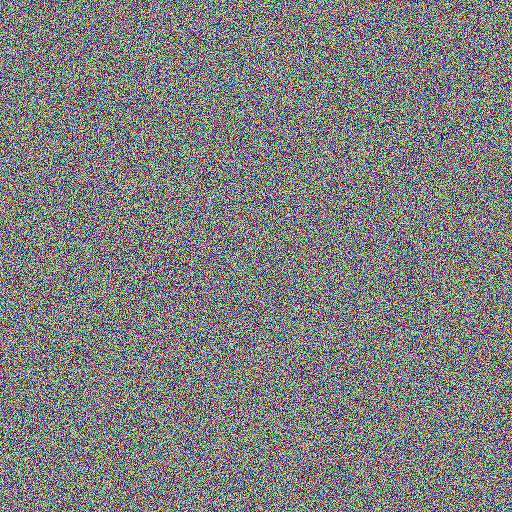
#> input picture tmp_images/random.jpg, 512 x 512 px; its folder holds only this picture in this run
$ python -i blur_detector.py   (imports and definitions only)   (older library calls are emulated)
#> lines starting #> are read from the running program, lines starting #| are printed output that depends on the picture
"""
Blur Detection Module.

Uses OpenCV Laplacian variance to estimate image sharpness and detect blur.
"""
'''from typing import Any, Tuple

import cv2
import numpy as np
from PIL import Image
from loguru import logger


def detect_blur(image: Image.Image, threshold: float = 150.0) -> Tuple[bool, float, float | None, dict]:
    """
    Detect blur using multi-metric analysis:
    1. Spatial resolution scale normalization (ref reference 512px diagonal)
    2. Tile-based (4x4) sharpness variation (detecting sparse high-edge text vs uniform blur)
    3. High-frequency detail ratio (fine texture vs primary edges)
    4. Combined normalized blur score in [0, 1]

    Args:
        image: PIL Image (RGB).
        threshold: Base Laplacian variance threshold (default 250.0).

    Returns:
        Tuple of (is_blurry: bool, severity: float [0.0-1.0], confidence, details_dict)
    """
    np_img = np.array(image)
    if np_img.ndim == 3:
        gray = cv2.cvtColor(np_img, cv2.COLOR_RGB2GRAY)
    else:
        gray = np_img.copy()

    h, w = gray.shape[:2]
    diag = np.sqrt(w * w + h * h)
    # Scale factor relative to reference 512x512 image (diag ~ 724)
    ref_diag = np.sqrt(512**2 + 512**2)
    resolution_scale = float(diag / ref_diag)

    # 1. Global Metrics (Raw)
    smoothed = cv2.GaussianBlur(gray, (3, 3), 0)
    laplacian_map = cv2.Laplacian(smoothed, cv2.CV_64F)
    laplacian_var = float(laplacian_map.var())

    sobel_x = cv2.Sobel(gray, cv2.CV_64F, 1, 0, ksize=3)
    sobel_y = cv2.Sobel(gray, cv2.CV_64F, 0, 1, ksize=3)
    mag_sq = sobel_x**2 + sobel_y**2
    tenengrad_var = float(np.mean(mag_sq))

    # Scale-normalized metrics (smaller images have fewer total samples/shorter gradients)
    norm_laplacian = laplacian_var / max(resolution_scale**2, 0.1)
    norm_tenengrad = tenengrad_var / max(resolution_scale**2, 0.1)

    # 2. Tile-Based Local Sharpness Analysis (4x4 Grid)
    grid_rows, grid_cols = 4, 4
    tile_h, tile_w = h // grid_rows, w // grid_cols
    tile_sharpnesses = []

    if tile_h >= 8 and tile_w >= 8:
        for r in range(grid_rows):
            for c in range(grid_cols):
                tile = smoothed[r*tile_h:(r+1)*tile_h, c*tile_w:(c+1)*tile_w]
                tile_var = float(cv2.Laplacian(tile, cv2.CV_64F).var())
                tile_sharpnesses.append(tile_var)
    else:
        tile_sharpnesses = [laplacian_var]

    tile_p10 = float(np.percentile(tile_sharpnesses, 10))
    tile_p50 = float(np.percentile(tile_sharpnesses, 50))
    tile_p90 = float(np.percentile(tile_sharpnesses, 90))
    tile_std = float(np.std(tile_sharpnesses))

    # 3. High-Frequency / Fine-Detail Energy Ratio
    # Compare fine Laplacian energy (kernel size 1/3) vs coarse gradient energy
    high_freq_map = np.abs(laplacian_map)
    high_freq_energy = float(np.mean(high_freq_map))
    grad_energy = float(np.mean(np.sqrt(mag_sq) + 1e-5))
    fine_detail_ratio = float(high_freq_energy / (grad_energy + 1e-5))

    # 4. Multi-Metric Blur Decision Logic
    # Effective threshold scaled by resolution
    scaled_thresh = threshold * (resolution_scale**2)

    # Blur signals:
    # A. Global raw Laplacian or normalized Laplacian below low-pass threshold factor (0.25)
    global_blur_sub = (laplacian_var < (threshold * 0.25)) or (norm_laplacian < (threshold * 0.25))
    # B. Median tile sharpness is low relative to resolution
    median_tile_blur = tile_p50 < (scaled_thresh * 0.8)
    # C. Severe sub-pixel fine detail loss (fine_detail_ratio < 0.11 AND tile_p50 < threshold * 1.5)
    fine_detail_blur = (fine_detail_ratio < 0.11) and (tile_p50 < threshold * 1.5)

    # Image is considered blurry if global metric triggers OR local tile sharpness is low AND fine detail is lost
    is_blurry = global_blur_sub or fine_detail_blur or (median_tile_blur and fine_detail_ratio < 0.25)

    # Compute continuous severity [0.0, 1.0]
    # Blend normalized global laplacian and median tile sharpness
    ref_thresh = max(threshold, 1.0)
    lap_score = float(np.clip(1.0 - (norm_laplacian / ref_thresh), 0.0, 1.0))
    tile_score = float(np.clip(1.0 - (tile_p50 / (scaled_thresh + 1e-5)), 0.0, 1.0))
    fine_score = float(np.clip((0.35 - fine_detail_ratio) / 0.35, 0.0, 1.0)) if fine_detail_ratio < 0.35 else 0.0

    if is_blurry:
        severity = float(np.clip(0.5 * lap_score + 0.3 * tile_score + 0.2 * fine_score, 0.15, 1.0))
    else:
        severity = 0.0

    details = {
        "laplacian_variance": round(laplacian_var, 3),
        "tenengrad_variance": round(tenengrad_var, 3),
        "norm_laplacian": round(norm_laplacian, 3),
        "norm_tenengrad": round(norm_tenengrad, 3),
        "resolution_scale": round(resolution_scale, 3),
        "tile_p10": round(tile_p10, 3),
        "tile_p50": round(tile_p50, 3),
        "tile_p90": round(tile_p90, 3),
        "fine_detail_ratio": round(fine_detail_ratio, 3),
        "blur_threshold": threshold
    }

    # Calibrated confidence based on multi-metric agreement
    signals_count = sum([global_blur_sub, median_tile_blur, fine_detail_blur])
    confidence = float(np.clip(0.60 + 0.12 * signals_count, 0.50, 0.95))

    logger.debug(
        f"Blur detector: laplacian={laplacian_var:.1f} (norm={norm_laplacian:.1f}), "
        f"tile_p50={tile_p50:.1f}, fine_ratio={fine_detail_ratio:.3f}, scale={resolution_scale:.2f}, "
        f"is_blurry={is_blurry}, severity={severity:.2f}"
    )
    return is_blurry, severity, confidence, details
'''

"""
Robust Blur Detection Module.

Detects loss of fine detail using multiple image-quality signals.

Important:
- Low resolution is NOT automatically classified as blur.
- Blur detection is resolution-aware.
- Scores are heuristic, not calibrated probabilities.
"""

from typing import Tuple, Dict, Any

import cv2
import numpy as np
from PIL import Image
from loguru import logger


def detect_blur(
    image: Image.Image,
    threshold: float = 150.0,
    min_dimension: int = 512,
) -> Tuple[bool, float, float, Dict[str, Any]]:

#> called with threshold = 150, min_dimension = 512
    np_img = np.array(image)

    if np_img.ndim == 3:
        gray = cv2.cvtColor(
            np_img,
            cv2.COLOR_RGB2GRAY
        )
    else:
        gray = np_img.copy()

    gray = gray.astype(np.uint8)

    h, w = gray.shape[:2]
#> h = 512; w = 512

    # =========================================================
    # 1. IMAGE SIZE / RESOLUTION
    # =========================================================

    min_dim = min(w, h)
#> min_dim = 512

    resolution_scale = float(
        min_dim / max(min_dimension, 1)
    )
#> resolution_scale = 1

    # Cap scale so very large images do not create
    # unreasonable values.
    resolution_scale = float(
        np.clip(
            resolution_scale,
            0.25,
            2.0
        )
    )

    # =========================================================
    # 2. GLOBAL LAPLACIAN
    # =========================================================

    smoothed = cv2.GaussianBlur(
        gray,
        (3, 3),
        0
    )

    laplacian = cv2.Laplacian(
        smoothed,
        cv2.CV_64F
    )
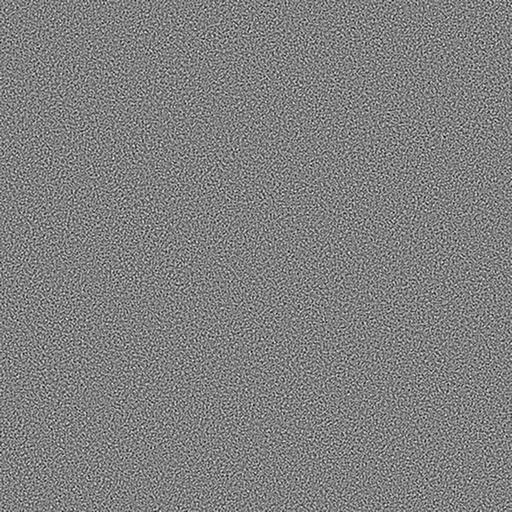
#> laplacian: shape (512, 512) float64; min -129, max 127, mean 0; drawn with min black and max white

    laplacian_variance = float(
        laplacian.var()
    )
#> laplacian_variance = 1001

    # =========================================================
    # 3. TENENGRAD
    # =========================================================

    sobel_x = cv2.Sobel(
        gray,
        cv2.CV_64F,
        1,
        0,
        ksize=3
    )
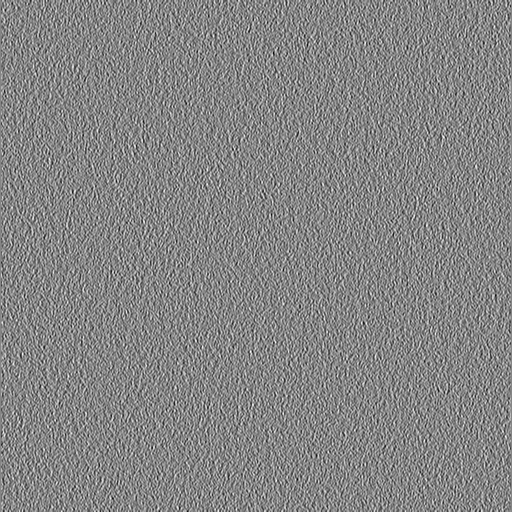
#> sobel_x: shape (512, 512) float64; min -705, max 643, mean 0; drawn with min black and max white

    sobel_y = cv2.Sobel(
        gray,
        cv2.CV_64F,
        0,
        1,
        ksize=3
    )
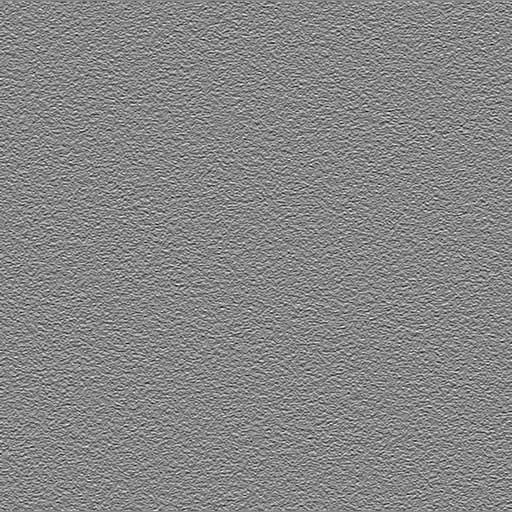
#> sobel_y: shape (512, 512) float64; min -718, max 644, mean 0; drawn with min black and max white

    gradient_magnitude = np.sqrt(
        sobel_x ** 2 +
        sobel_y ** 2
    )
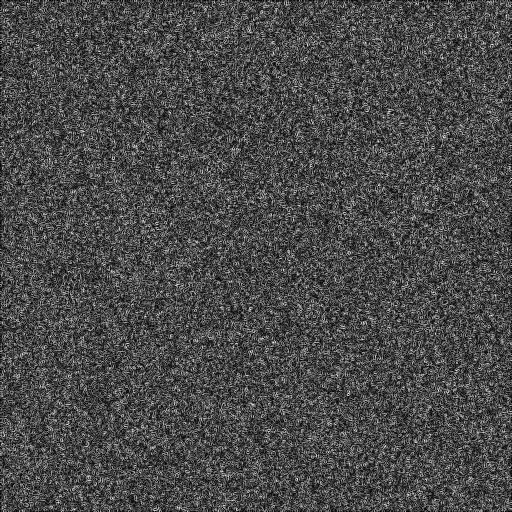
#> gradient_magnitude: shape (512, 512) float64; min 0, max 744.5, mean 216.3; drawn with min black and max white

    tenengrad_variance = float(
        np.mean(
            gradient_magnitude ** 2
        )
    )
#> tenengrad_variance = 58863.4

    # =========================================================
    # 4. FINE DETAIL RATIO
    # =========================================================

    high_frequency_energy = float(
        np.mean(
            np.abs(laplacian)
        )
    )
#> high_frequency_energy = 25.63

    gradient_energy = float(
        np.mean(
            gradient_magnitude
        )
    )
#> gradient_energy = 216.3

    fine_detail_ratio = float(
        high_frequency_energy /
        (gradient_energy + 1e-6)
    )
#> fine_detail_ratio = 0.119

    # =========================================================
    # 5. LOCAL / TILE SHARPNESS
    # =========================================================

    grid = 4

    tile_h = h // grid
#> tile_h = 128
    tile_w = w // grid
#> tile_w = 128

    tile_scores = []

    if tile_h >= 8 and tile_w >= 8:

        for r in range(grid):

            for c in range(grid):

                y1 = r * tile_h
                y2 = (
                    (r + 1) * tile_h
                    if r < grid - 1
                    else h
                )

                x1 = c * tile_w
                x2 = (
                    (c + 1) * tile_w
                    if c < grid - 1
                    else w
                )

                tile = gray[
                    y1:y2,
                    x1:x2
                ]

                tile = cv2.GaussianBlur(
                    tile,
                    (3, 3),
                    0
                )

                tile_lap = cv2.Laplacian(
                    tile,
                    cv2.CV_64F
                )

                tile_scores.append(
                    float(tile_lap.var())
                )
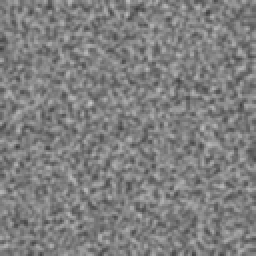
#> tile: shape (128, 128) (shown 2 times larger); min 64, max 198, mean 126.9
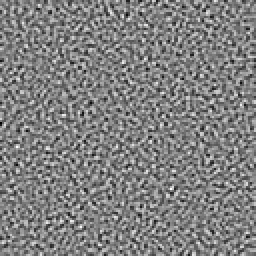
#> tile_lap: shape (128, 128) float64 (shown 2 times larger); min -111, max 109, mean 0; drawn with min black and max white
#> after the loop, tile_scores = [951.1, 984.9, 1017, 1001.4, 1024.6, 1001.2, 986.6, 1001.1, 1016.3, 985.7, 976.8, 997.9, 1013.4, 992.4, 998.3, 1008.4]

    if not tile_scores:
        tile_scores = [
            laplacian_variance
        ]

    tile_p10 = float(
        np.percentile(
            tile_scores,
            10
        )
    )
#> tile_p10 = 980.9

    tile_p25 = float(
        np.percentile(
            tile_scores,
            25
        )
    )
#> tile_p25 = 986.4

    tile_p50 = float(
        np.percentile(
            tile_scores,
            50
        )
    )
#> tile_p50 = 999.7

    tile_p75 = float(
        np.percentile(
            tile_scores,
            75
        )
    )
#> tile_p75 = 1009.6

    tile_p90 = float(
        np.percentile(
            tile_scores,
            90
        )
    )
#> tile_p90 = 1016.7

    # =========================================================
    # 6. EDGE DENSITY
    # =========================================================

    edges = cv2.Canny(
        gray,
        50,
        150
    )
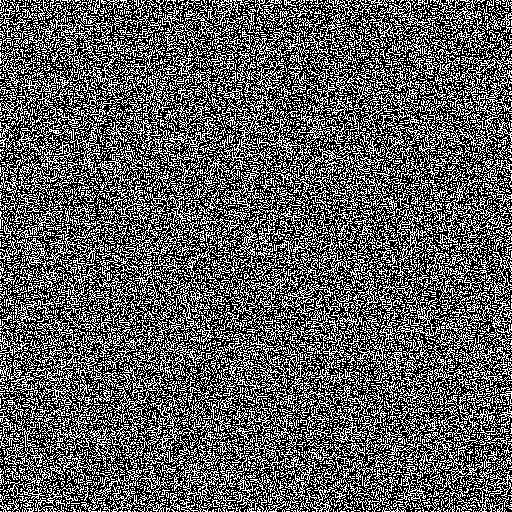
#> edges: shape (512, 512); 36.9% white in thin lines or dots

    edge_density = float(
        np.mean(edges > 0)
    )
#> edge_density = 0.369

    # =========================================================
    # 7. NORMALIZED SHARPNESS
    # =========================================================

    # We use a softer resolution normalization than before.
    #
    # Very small images should not automatically become
    # "blurry", but their raw metrics should not be
    # compared directly with huge images.

    scale_factor = max(
        resolution_scale,
        0.5
    )
#> scale_factor = 1

    normalized_laplacian = (
        laplacian_variance /
        scale_factor
    )
#> normalized_laplacian = 1001

    normalized_tenengrad = (
        tenengrad_variance /
        scale_factor
    )
#> normalized_tenengrad = 58863.4

    # =========================================================
    # 8. RELATIVE LOCAL SHARPNESS
    # =========================================================

    # If P50 is much lower than P90, sharpness is concentrated
    # in only a few regions. This can happen with text/strong
    # edges while other areas remain soft.

    local_uniformity = float(
        tile_p50 /
        (tile_p90 + 1e-6)
    )
#> local_uniformity = 0.983

    # =========================================================
    # 9. BLUR SIGNALS
    # =========================================================

    # A. Extremely low global sharpness
    global_blur = (
        normalized_laplacian <
        threshold * 0.75
    )
#> global_blur = False

    # B. Weak local detail
    #
    # Use a less aggressive resolution adjustment.
    local_threshold = max(
        threshold * 0.9,
        80.0
    )

    local_blur = (
        tile_p50 <
        local_threshold
    )
#> local_blur = False

    # C. Fine detail loss
    fine_detail_loss = (
        fine_detail_ratio < 0.12
    )
#> fine_detail_loss = True

    # D. Low local uniformity
    #
    # Sharpness exists in a few areas but not across
    # the image.
    uneven_sharpness = (
        local_uniformity < 0.35
        and
        tile_p50 < threshold * 2.0
    )
#> uneven_sharpness = False

    # E. Low edge density
    low_edge_density = (
        edge_density < 0.015
    )
#> low_edge_density = False

    # =========================================================
    # 10. COMBINED DECISION
    # =========================================================

    # Strong evidence:
    strong_blur = (
        global_blur
        and
        (
            fine_detail_loss
            or
            local_blur
        )
    )
#> strong_blur = False

    # Fine detail loss + weak local detail
    detail_blur = (
        fine_detail_loss
        and
        (
            local_blur
            or
            uneven_sharpness
        )
    )
#> detail_blur = False

    # Very low edge information
    weak_image_structure = (
        global_blur
        and
        low_edge_density
    )
#> weak_image_structure = False

    is_blurry = bool(
        strong_blur
        or
        detail_blur
        or
        weak_image_structure
    )
#> is_blurry = False

    # =========================================================
    # 11. BLUR SEVERITY
    # =========================================================

    lap_score = float(
        np.clip(
            1.0 -
            (
                normalized_laplacian /
                max(threshold * 2.0, 1.0)
            ),
            0.0,
            1.0
        )
    )
#> lap_score = 0

    tile_score = float(
        np.clip(
            1.0 -
            (
                tile_p50 /
                max(threshold * 2.0, 1.0)
            ),
            0.0,
            1.0
        )
    )
#> tile_score = 0

    fine_score = float(
        np.clip(
            (
                0.20 -
                fine_detail_ratio
            ) / 0.20,
            0.0,
            1.0
        )
    )
#> fine_score = 0.407

    uniformity_score = float(
        np.clip(
            1.0 -
            local_uniformity,
            0.0,
            1.0
        )
    )
#> uniformity_score = 0.0167

    if is_blurry:

        severity = float(
            np.clip(
                0.35 * lap_score
                + 0.30 * tile_score
                + 0.20 * fine_score
                + 0.15 * uniformity_score,
                0.15,
                1.0
            )
        )

    else:

        severity = 0.0

    # =========================================================
    # 12. HEURISTIC CONFIDENCE
    # =========================================================

    signals = [
        global_blur,
        local_blur,
        fine_detail_loss,
        uneven_sharpness,
    ]
#> signals = [False, False, True, False]

    signal_count = sum(
        bool(x)
        for x in signals
    )
#> signal_count = 1

    if is_blurry:

        confidence = float(
            np.clip(
                0.55 +
                0.10 * signal_count,
                0.55,
                0.90
            )
        )

    else:

        confidence = 0.0

    # =========================================================
    # 13. DETAILS
    # =========================================================

    details = {

        "width": w,
        "height": h,

        "min_dimension_found": min_dim,
        "min_dimension_threshold": min_dimension,

        "resolution_scale": round(
            resolution_scale,
            3
        ),

        "laplacian_variance": round(
            laplacian_variance,
            3
        ),

        "tenengrad_variance": round(
            tenengrad_variance,
            3
        ),

        "norm_laplacian": round(
            normalized_laplacian,
            3
        ),

        "norm_tenengrad": round(
            normalized_tenengrad,
            3
        ),

        "tile_p10": round(
            tile_p10,
            3
        ),

        "tile_p25": round(
            tile_p25,
            3
        ),

        "tile_p50": round(
            tile_p50,
            3
        ),

        "tile_p75": round(
            tile_p75,
            3
        ),

        "tile_p90": round(
            tile_p90,
            3
        ),

        "fine_detail_ratio": round(
            fine_detail_ratio,
            3
        ),

        "edge_density": round(
            edge_density,
            4
        ),

        "local_uniformity": round(
            local_uniformity,
            3
        ),

        "blur_signals": {

            "global_blur": bool(
                global_blur
            ),

            "local_blur": bool(
                local_blur
            ),

            "fine_detail_loss": bool(
                fine_detail_loss
            ),

            "uneven_sharpness": bool(
                uneven_sharpness
            ),

            "weak_image_structure": bool(
                weak_image_structure
            ),
        },

        "blur_threshold": threshold,
    }

    logger.debug(
        f"Blur detector | "
        f"size={w}x{h} | "
        f"lap={laplacian_variance:.2f} | "
        f"tile_p50={tile_p50:.2f} | "
        f"fine={fine_detail_ratio:.3f} | "
        f"edge_density={edge_density:.4f} | "
        f"uniformity={local_uniformity:.3f} | "
        f"blur={is_blurry} | "
        f"severity={severity:.2f}"
    )

    return (
        is_blurry,
        severity,
        confidence,
        details,
    )

>>> import cv2
>>> picture = cv2.cvtColor(cv2.imread('../../tmp_images/random.jpg'), cv2.COLOR_BGR2RGB)
>>> result = detect_blur(picture)
